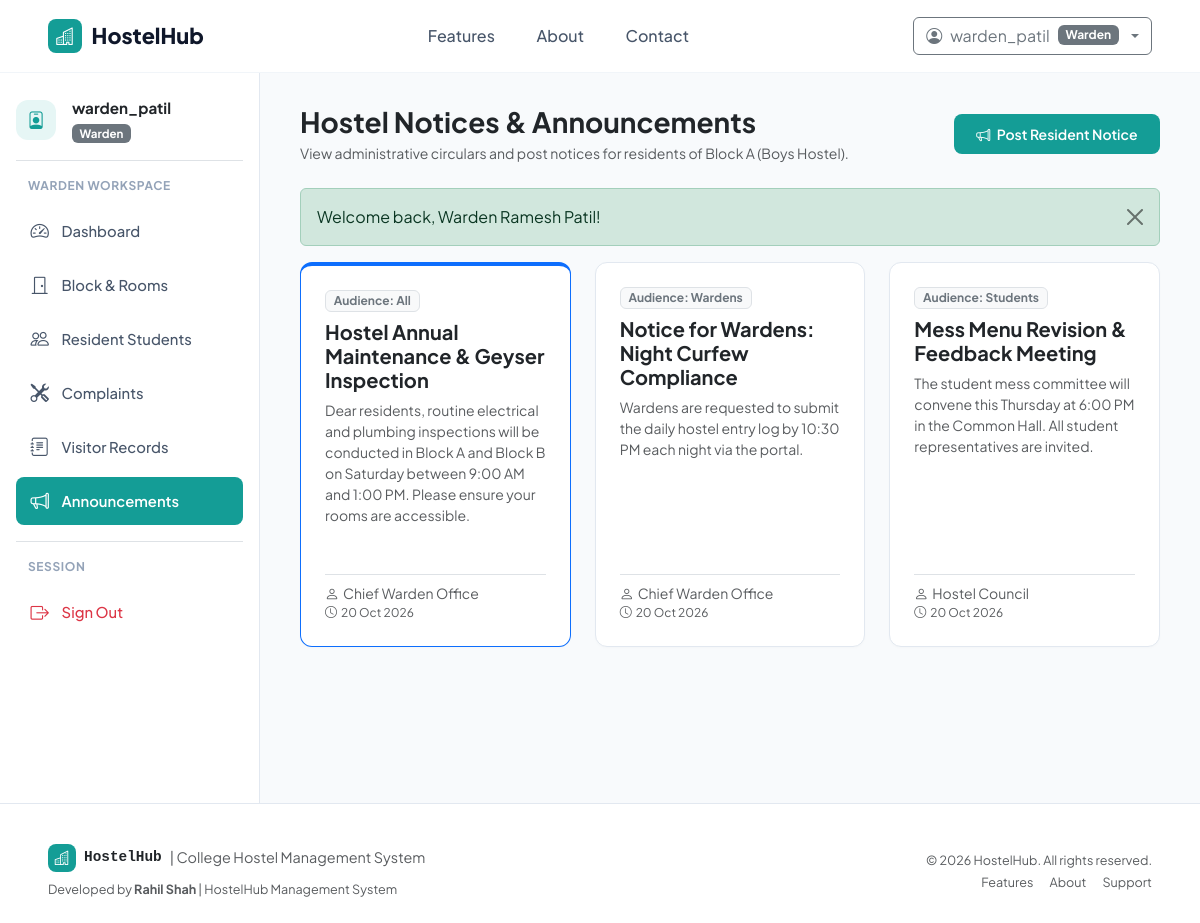
Page /warden/announcements.php (signed in) on the committed database.
### tables this page shows
CREATE TABLE `wardens` (
    `WardenID` INT AUTO_INCREMENT PRIMARY KEY,
    `Name` VARCHAR(100) NOT NULL,
    `Email` VARCHAR(100) NOT NULL UNIQUE,
    `Phone` VARCHAR(20) NOT NULL,
    `BlockID` INT NULL,
    `CreatedAt` TIMESTAMP DEFAULT CURRENT_TIMESTAMP,
    FOREIGN KEY (`BlockID`) REFERENCES `blocks`(`BlockID`) ON DELETE SET NULL
);

CREATE TABLE `blocks` (
    `BlockID` INT AUTO_INCREMENT PRIMARY KEY,
    `BlockName` VARCHAR(50) NOT NULL UNIQUE,
    `Gender` ENUM('Boys', 'Girls', 'Coed') NOT NULL,
    `Description` VARCHAR(255) NULL,
    `CreatedAt` TIMESTAMP DEFAULT CURRENT_TIMESTAMP
);

CREATE TABLE `announcements` (
    `AnnouncementID` INT AUTO_INCREMENT PRIMARY KEY,
    `Title` VARCHAR(200) NOT NULL,
    `Content` TEXT NOT NULL,
    `TargetAudience` ENUM('All', 'Students', 'Wardens') NOT NULL DEFAULT 'All',
    `PostedBy` VARCHAR(100) NOT NULL DEFAULT 'Admin Office',
    `IsPinned` TINYINT(1) NOT NULL DEFAULT 0,
    `CreatedAt` TIMESTAMP DEFAULT CURRENT_TIMESTAMP
);

### warden/announcements.php (the view, shortened to what this page needs)
<?php
require_once __DIR__ . '/../config/database.php';
require_once __DIR__ . '/../includes/helpers.php';
$wardenId = (int)($_SESSION['user']['WardenID'] ?? 0);
$wStmt = $pdo->prepare("SELECT w.*, b.BlockName FROM wardens w LEFT JOIN blocks b ON w.BlockID = b.BlockID WHERE w.WardenID = :wid");
$wStmt->execute([':wid' => $wardenId]);
$warden = $wStmt->fetch();
$announcements = $pdo->query("SELECT * FROM announcements WHERE TargetAudience IN ('All', 'Wardens', 'Students') ORDER BY IsPinned DESC, AnnouncementID DESC")->fetchAll();
require_once __DIR__ . '/../includes/header.php';
?>
<div class="dashboard-container">
    <?php require_once __DIR__ . '/../includes/sidebar.php'; ?>
    <main class="main-content">
        <div class="d-flex flex-wrap justify-content-between align-items-center mb-4 gap-3">
            <div>
                <h3 class="fw-bold text-dark mb-1">Hostel Notices & Announcements</h3>
                <p class="text-muted small mb-0">View administrative circulars and post notices for residents of <?= htmlspecialchars($warden['BlockName'] ?? 'your block') ?>.</p>
            </div>
            <button class="btn btn-teal btn-sm" data-bs-toggle="modal" data-bs-target="#wardenNoticeModal">
                <i class="bi bi-megaphone me-1"></i> Post Resident Notice
            </button>
        </div>
        <div class="row g-4">
            <?php if (empty($announcements)): ?>
                <div class="col-12"><div class="content-card text-center py-5 text-muted">No notices currently posted.</div></div>
            <?php else: ?>
                <?php foreach ($announcements as $a): ?>
                    <div class="col-md-6 col-xl-4">
                        <div class="content-card h-100 <?= $a['IsPinned'] ? 'border-primary' : '' ?>" style="<?= $a['IsPinned'] ? 'border-top: 4px solid var(--primary-teal);' : '' ?>">
                            <div class="content-card-body d-flex flex-column h-100">
                                <div class="d-flex justify-content-between align-items-start mb-2">
                                    <span class="badge bg-light text-secondary border">Audience: <?= htmlspecialchars($a['TargetAudience']) ?></span>
                                    <?php if ($a['IsPinned']): ?>
                                        <span class="badge bg-teal">Pinned</span>
                                    <?php endif; ?>
                                </div>
                                <h5 class="fw-bold text-dark mb-2"><?= htmlspecialchars($a['Title']) ?></h5>
                                <p class="text-muted small flex-grow-1" style="white-space: pre-line;"><?= htmlspecialchars($a['Content']) ?></p>
                                <div class="pt-2 border-top mt-auto small text-muted">
                                    <div><i class="bi bi-person me-1"></i><?= htmlspecialchars($a['PostedBy']) ?></div>
                                    <div style="font-size: 0.75rem;"><i class="bi bi-clock me-1"></i><?= format_date($a['CreatedAt']) ?></div>
                                </div>
                            </div>
                        </div>
                    </div>
                <?php endforeach; ?>
            <?php endif; ?>
        </div>
    </main>
</div>
<?php require_once __DIR__ . '/../includes/footer.php'; ?>

### assets/css/style.css (style rules this page uses)
:root { --primary-teal: #149d96; --primary-teal-hover: #0f827c; --primary-teal-light: #e6f6f5; --primary-teal-border: #b2e4e1; --text-dark: #0f172a; --text-muted: #64748b; --bg-light: #f8fafc; --bg-card: #ffffff; --border-color: #e2e8f0; --sidebar-width: 260px; }
html, body { max-width: 100%; overflow-x: hidden; }
body { font-family: 'Plus Jakarta Sans', 'Inter', -apple-system, BlinkMacSystemFont, "Segoe UI", Roboto, sans-serif; color: var(--text-dark); background-color: var(--bg-light); min-height: 100vh; display: flex; flex-direction: column; }
.btn-teal { background-color: var(--primary-teal); color: #ffffff !important; border: none; font-weight: 600; padding: 0.6rem 1.4rem; border-radius: 8px; transition: all 0.2s ease-in-out; }
.dashboard-container { display: flex; min-height: calc(100vh - 70px); }
.main-content { flex-grow: 1; padding: 2rem 2.5rem; background-color: var(--bg-light); overflow-x: hidden; }
.content-card { background: #ffffff; border: 1px solid var(--border-color); border-radius: 12px; box-shadow: 0 1px 3px rgba(0,0,0,0.02); margin-bottom: 2rem; overflow: hidden; }
.content-card-body { padding: 1.5rem; }

### rows in the picture
wardens: BlockID.BlockName "Block A (Boys Hostel)"
announcements: TargetAudience "All", Title "Hostel Annual Maintenance & Geyser Inspection", Content "Dear residents, routine electrical and plumbing inspections will be conducted in Block A and Block B on Saturday between 9:00 AM and 1:00 PM. Please ensure your rooms are accessible.", PostedBy "Chief Warden Office", CreatedAt "20 Oct 2026"
announcements: TargetAudience "Wardens", Title "Notice for Wardens: Night Curfew Compliance", Content "Wardens are requested to submit the daily hostel entry log by 10:30 PM each night via the portal.", PostedBy "Chief Warden Office", CreatedAt "20 Oct 2026"
announcements: TargetAudience "Students", Title "Mess Menu Revision & Feedback Meeting", Content "The student mess committee will convene this Thursday at 6:00 PM in the Common Hall. All student representatives are invited.", PostedBy "Hostel Council", CreatedAt "20 Oct 2026"

### other values in the picture
$currentUser['Username'] "warden_patil"
$currentUser['Role'] "Warden"
$_SESSION['user']['Username'] "warden_patil"
$role "Warden"
$message "Welcome back, Warden Ramesh Patil!"
APP_NAME "HostelHub"
APP_TITLE "College Hostel Management System"
